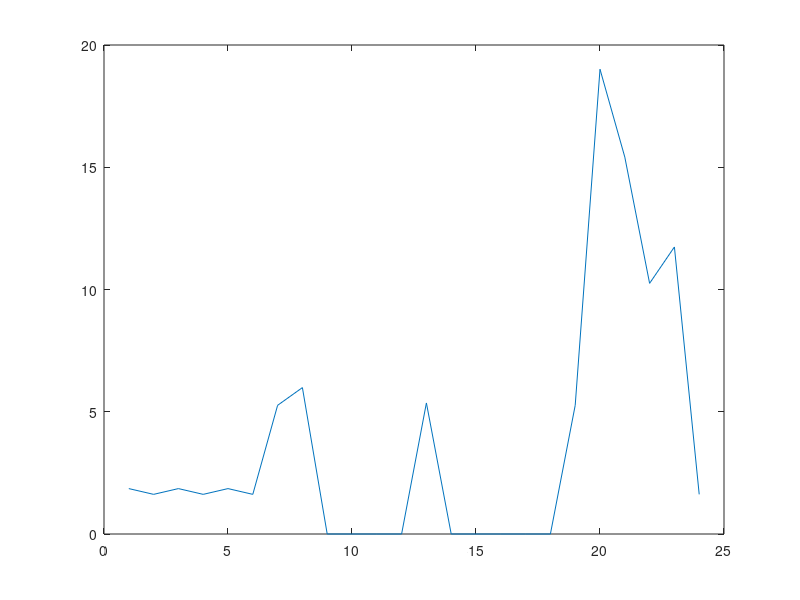
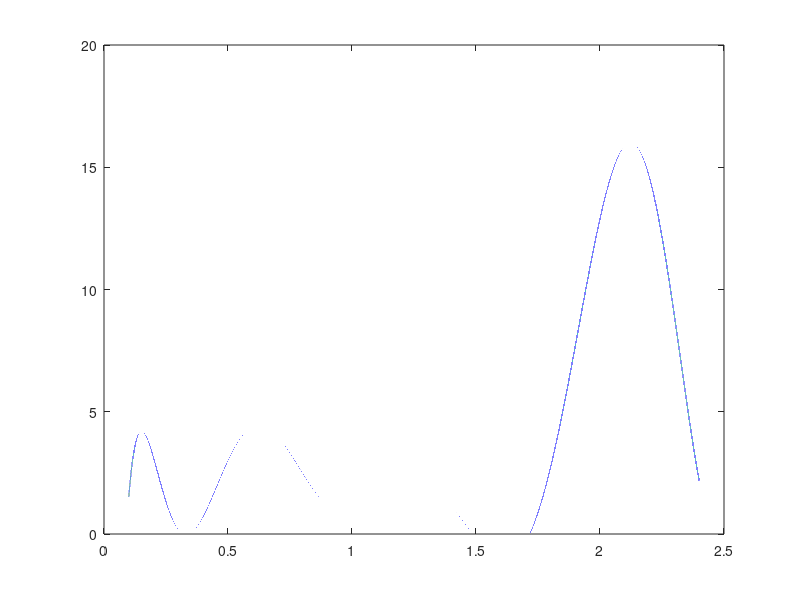

These figures' MATLAB source, in order: (Note: this script raises an error after producing the figures.)
% Block All (Monsoon)%%%%%%%%%%%%%%%%%%%%%%%%%%%%%%%%%%%%%%%%%%%%%%%%%%%%%
customerAllMonsoon=importdata('dataBase/PowerAllMonsoon.mat');
Time=importdata('dataBase/SampleT.mat');
figure
plot(Time,customerAllMonsoon);
SampleTime=5e-6;
xdiscretized=0.1:SampleTime:2.4;

p = polyfit(Time/10,customerAllMonsoon,10); % Data choice from pushbutton SEASONS
yfit1 = polyval(p,Time/10);
yfitdiscretized1=polyval(p,xdiscretized);

% Delete values below zero for the final curve for the Active power of the load
nrows = 1;
ncols = (2.3/SampleTime)+0.1;
newyfitdiscretized1=yfitdiscretized1;
r=1;
for c = 1:ncols

    if  yfitdiscretized1(r,c)<0
        newyfitdiscretized1(r,c) = 0;
    else
newyfitdiscretized1(r,c)= yfitdiscretized1(r,c);
    end
end

hold on
figure
plot(xdiscretized,newyfitdiscretized1)
% plot(Time,customerAllMonsoon)

Temp1=zeros(1,((2.3/SampleTime)+2));% Creation matrix Temp1
Temp1(:,:)=26.8; % Set value into the matrix
plot(xdiscretized,Temp1);
